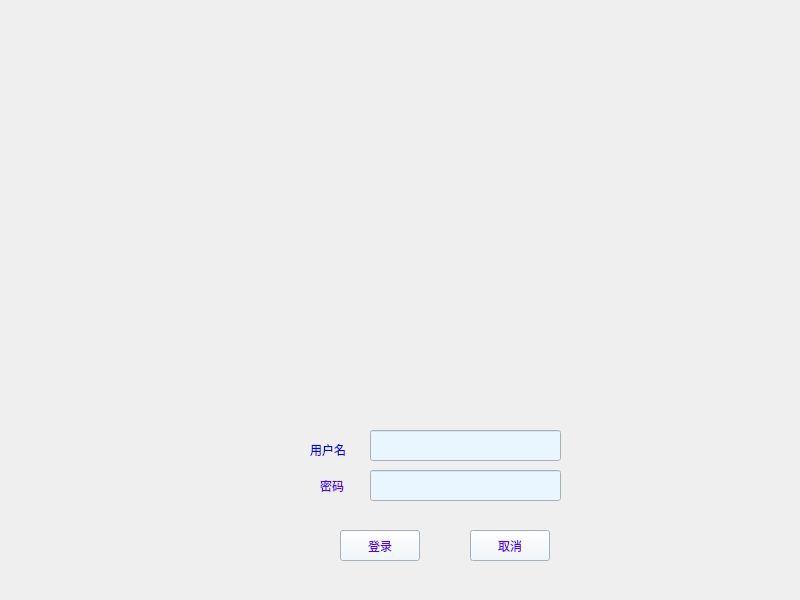
<?xml version="1.0" encoding="UTF-8"?>
<ui version="4.0">
 <class>log_screen</class>
 <widget class="QWidget" name="log_screen">
  <property name="geometry">
   <rect>
    <x>0</x>
    <y>0</y>
    <width>800</width>
    <height>600</height>
   </rect>
  </property>
  <property name="windowTitle">
   <string>Form</string>
  </property>
  <widget class="QLineEdit" name="lineEdit_user">
   <property name="geometry">
    <rect>
     <x>370</x>
     <y>430</y>
     <width>191</width>
     <height>31</height>
    </rect>
   </property>
   <property name="styleSheet">
    <string notr="true">color: rgb(85, 0, 255);
background-color: rgb(234, 246, 255);</string>
   </property>
  </widget>
  <widget class="QLabel" name="label_2">
   <property name="geometry">
    <rect>
     <x>310</x>
     <y>440</y>
     <width>41</width>
     <height>20</height>
    </rect>
   </property>
   <property name="styleSheet">
    <string notr="true">color: rgb(0, 0, 255);</string>
   </property>
   <property name="text">
    <string>用户名</string>
   </property>
  </widget>
  <widget class="QLineEdit" name="lineEdit_password">
   <property name="geometry">
    <rect>
     <x>370</x>
     <y>470</y>
     <width>191</width>
     <height>31</height>
    </rect>
   </property>
   <property name="styleSheet">
    <string notr="true">color: rgb(85, 0, 255);
background-color: rgb(234, 246, 255);</string>
   </property>
  </widget>
  <widget class="QLabel" name="label_3">
   <property name="geometry">
    <rect>
     <x>320</x>
     <y>480</y>
     <width>54</width>
     <height>12</height>
    </rect>
   </property>
   <property name="styleSheet">
    <string notr="true">color: rgb(85, 0, 255);</string>
   </property>
   <property name="text">
    <string>密码</string>
   </property>
  </widget>
  <widget class="QPushButton" name="btn_log">
   <property name="geometry">
    <rect>
     <x>340</x>
     <y>530</y>
     <width>80</width>
     <height>31</height>
    </rect>
   </property>
   <property name="styleSheet">
    <string notr="true">color: rgb(85, 0, 255);
background-color: rgb(234, 246, 255);</string>
   </property>
   <property name="text">
    <string>登录</string>
   </property>
   <property name="flat">
    <bool>false</bool>
   </property>
  </widget>
  <widget class="QPushButton" name="btn_cancel">
   <property name="geometry">
    <rect>
     <x>470</x>
     <y>530</y>
     <width>80</width>
     <height>31</height>
    </rect>
   </property>
   <property name="styleSheet">
    <string notr="true">color: rgb(85, 0, 255);
background-color: rgb(234, 246, 255);</string>
   </property>
   <property name="text">
    <string>取消</string>
   </property>
   <property name="flat">
    <bool>false</bool>
   </property>
  </widget>
 </widget>
 <resources/>
 <connections/>
</ui>
